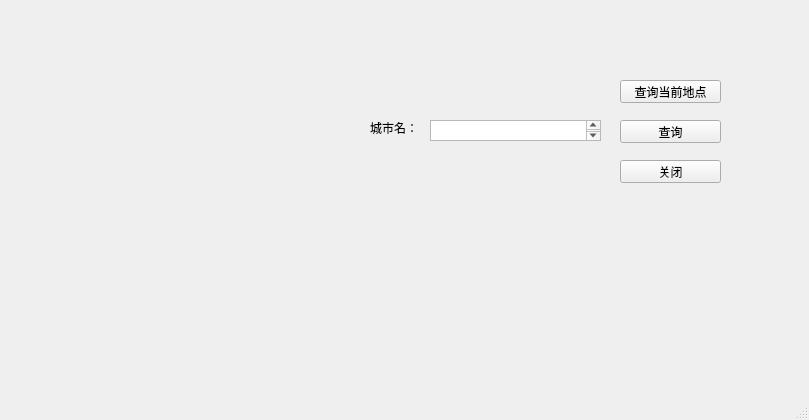
<?xml version="1.0" encoding="UTF-8"?>
<ui version="4.0">
 <class>MainWindow</class>
 <widget class="QMainWindow" name="MainWindow">
  <property name="geometry">
   <rect>
    <x>0</x>
    <y>0</y>
    <width>809</width>
    <height>420</height>
   </rect>
  </property>
  <property name="windowTitle">
   <string>MainWindow</string>
  </property>
  <widget class="QWidget" name="centralwidget">
   <widget class="QTextEdit" name="city_edit">
    <property name="geometry">
     <rect>
      <x>430</x>
      <y>120</y>
      <width>171</width>
      <height>21</height>
     </rect>
    </property>
    <property name="documentTitle">
     <string/>
    </property>
    <property name="placeholderText">
     <string/>
    </property>
   </widget>
   <widget class="QLabel" name="labelwe">
    <property name="geometry">
     <rect>
      <x>60</x>
      <y>50</y>
      <width>191</width>
      <height>191</height>
     </rect>
    </property>
    <property name="text">
     <string/>
    </property>
    <property name="pixmap">
     <pixmap>weather/无.png</pixmap>
    </property>
   </widget>
   <widget class="QLabel" name="label">
    <property name="geometry">
     <rect>
      <x>370</x>
      <y>120</y>
      <width>53</width>
      <height>15</height>
     </rect>
    </property>
    <property name="text">
     <string>城市名：</string>
    </property>
   </widget>
   <widget class="QPushButton" name="update_weather">
    <property name="geometry">
     <rect>
      <x>620</x>
      <y>120</y>
      <width>101</width>
      <height>23</height>
     </rect>
    </property>
    <property name="text">
     <string>查询</string>
    </property>
   </widget>
   <widget class="QPushButton" name="qexit">
    <property name="geometry">
     <rect>
      <x>620</x>
      <y>160</y>
      <width>101</width>
      <height>23</height>
     </rect>
    </property>
    <property name="text">
     <string>关闭</string>
    </property>
   </widget>
   <widget class="QLabel" name="label_wt">
    <property name="geometry">
     <rect>
      <x>90</x>
      <y>250</y>
      <width>131</width>
      <height>51</height>
     </rect>
    </property>
    <property name="font">
     <font>
      <family>Microsoft YaHei</family>
      <pointsize>19</pointsize>
     </font>
    </property>
    <property name="text">
     <string/>
    </property>
   </widget>
   <widget class="QLabel" name="label_ct">
    <property name="geometry">
     <rect>
      <x>360</x>
      <y>60</y>
      <width>301</width>
      <height>21</height>
     </rect>
    </property>
    <property name="font">
     <font>
      <pointsize>11</pointsize>
     </font>
    </property>
    <property name="text">
     <string/>
    </property>
   </widget>
   <widget class="QPushButton" name="update_ip_weather">
    <property name="geometry">
     <rect>
      <x>620</x>
      <y>80</y>
      <width>101</width>
      <height>23</height>
     </rect>
    </property>
    <property name="text">
     <string>查询当前地点</string>
    </property>
   </widget>
  </widget>
  <widget class="QMenuBar" name="menubar">
   <property name="geometry">
    <rect>
     <x>0</x>
     <y>0</y>
     <width>809</width>
     <height>33</height>
    </rect>
   </property>
  </widget>
  <widget class="QStatusBar" name="statusbar"/>
 </widget>
 <resources/>
 <connections/>
</ui>
